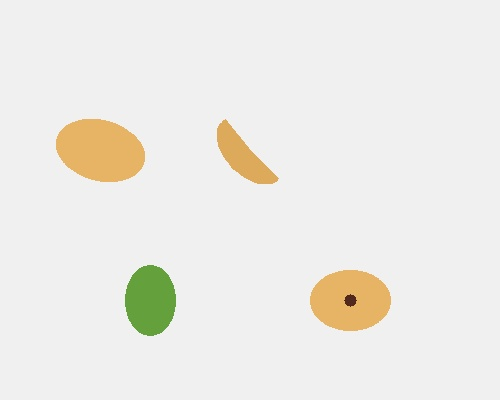
#> input picture uploads/test_tray.jpg, 500 x 400 px
$ python -i segmentation.py   (imports and definitions only)
#> lines starting #> are read from the running program, lines starting #| are printed output that depends on the picture; after the words box and inside, x2 and y2 are one past the last pixel; in counts of white or black regions, pixels touching at a corner belong together
#> further down, picture is the input picture: shape (400, 500, 3); mean B, G, R 230.4, 235.7, 237.4
"""
SeedSense AI - Computer Vision & Segmentation Pipeline
Uses OpenCV Denoising, Thresholding, Morphology, Distance Transform, and Watershed Segmentation.
"""

import cv2
import numpy as np

def preprocess_image(img_bgr, target_size=None):
    """
    Applies Gaussian blurring and Denoising to clean input seed images.
    """
    if target_size is not None:
        img_bgr = cv2.resize(img_bgr, target_size)
    denoised = cv2.GaussianBlur(img_bgr, (5, 5), 0)
    return denoised

def segment_seeds(img_bgr, min_area=600, max_area=150000):
    """
    Performs Watershed & Adaptive Contour Segmentation to extract individual seeds.
    Intelligently handles single-seed uploads and multi-seed tray images without noise fragmentation.
    """
#> called with min_area = 600, max_area = 150000
    h, w = img_bgr.shape[:2]
#> h = 400; w = 500
    img_area = h * w
#> img_area = 200000
    annotated_img = img_bgr.copy()

    # Dynamic minimum area threshold (at least 0.3% of image area or 600 px)
    effective_min_area = max(min_area, int(0.003 * img_area))
#> effective_min_area = 600

    # Denoise
    blurred = cv2.GaussianBlur(img_bgr, (5, 5), 0)

    # Convert to Gray & LAB for robust thresholding
    gray = cv2.cvtColor(blurred, cv2.COLOR_BGR2GRAY)
    lab = cv2.cvtColor(blurred, cv2.COLOR_BGR2LAB)
#> lab: shape (400, 500, 3); mean of channels 0, 1, 2 238.2, 127.9, 131
    l_channel, a_channel, b_channel = cv2.split(lab)
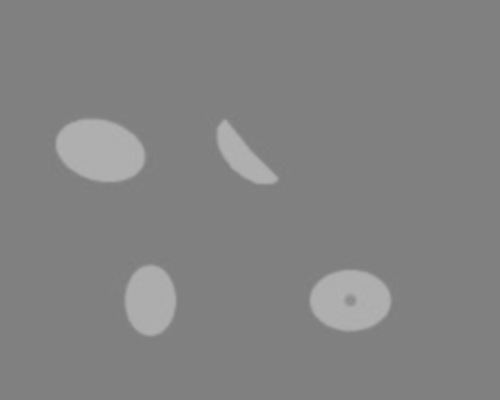
#> b_channel: shape (400, 500); min 125, max 178, mean 131

    # Otsu thresholding on Gray & b_channel
    _, thresh_gray = cv2.threshold(gray, 0, 255, cv2.THRESH_BINARY_INV + cv2.THRESH_OTSU)
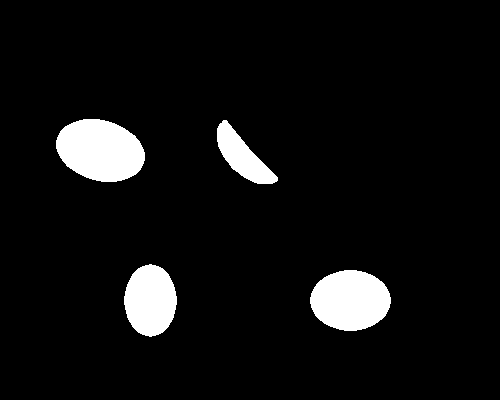
#> thresh_gray: shape (400, 500); 6.4% white; 4 white regions, box (x1, y1, x2, y2) and area: (56, 119, 145, 182) 4290, (310, 270, 391, 331) 3829, (124, 264, 177, 337) 2951, (217, 120, 278, 184) 1728
    _, thresh_b = cv2.threshold(b_channel, 0, 255, cv2.THRESH_BINARY + cv2.THRESH_OTSU)
#> thresh_b: shape (400, 500); 6.4% white; 4 white regions, box (x1, y1, x2, y2) and area: (56, 119, 145, 182) 4350, (310, 270, 391, 331) 3822, (125, 265, 176, 336) 2829, (217, 120, 278, 184) 1729

    # Combine binary masks
    combined_thresh = cv2.bitwise_or(thresh_gray, thresh_b)
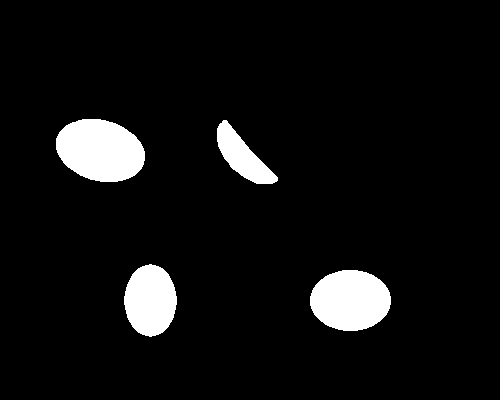
#> combined_thresh: shape (400, 500); 6.5% white; 4 white regions, box (x1, y1, x2, y2) and area: (56, 119, 145, 182) 4350, (310, 270, 391, 331) 3884, (124, 264, 177, 337) 2951, (217, 120, 278, 184) 1731

    # If the background is light, invert if necessary
    if np.mean(combined_thresh) > 127:
        combined_thresh = cv2.bitwise_not(combined_thresh)

    # Morphological Opening to remove small noise
    kernel = cv2.getStructuringElement(cv2.MORPH_ELLIPSE, (5, 5))
    opening = cv2.morphologyEx(combined_thresh, cv2.MORPH_OPEN, kernel, iterations=2)
#> opening: shape (400, 500); 6.4% white; 4 white regions

    seed_crops = []

    # Find contours
    contours, _ = cv2.findContours(opening, cv2.RETR_EXTERNAL, cv2.CHAIN_APPROX_SIMPLE)
#> contours = 4 contours; box (x1, y1, x2, y2) and area: (56, 119, 145, 182) 4240, (310, 270, 391, 331) 3779, (124, 264, 177, 337) 2862, (217, 121, 277, 184) 1638

    valid_contours = []
    for c in contours:
        area = cv2.contourArea(c)
        if area < effective_min_area or area > max_area:
            continue

        x, y, bw, bh = cv2.boundingRect(c)

        # Filter out border artifacts (contours touching extreme edges of the image)
        if x <= 3 or y <= 3 or (x + bw) >= w - 3 or (y + bh) >= h - 3:
            # If contour covers > 20% of image area, it's the main seed, not a border artifact
            if area < 0.20 * img_area:
                continue

        valid_contours.append((area, c, (x, y, bw, bh)))
#> this loop made 4 passes
#> (area, x, y, bw, bh) on passes 1 to 4: (3779, 310, 270, 81, 61), (2862, 124, 264, 53, 73), (1638.5, 217, 121, 60, 63), (4240, 56, 119, 89, 63)
#> after the loop, valid_contours = 4 items

    # Sort by area descending
    valid_contours.sort(key=lambda item: item[0], reverse=True)

    # Check if this is a Single Seed Image (main contour covers >= 15% of image area or <= 1 valid contour)
    if len(valid_contours) <= 1 or (valid_contours and valid_contours[0][0] >= 0.15 * img_area):
        # Single seed mode: return full image or single clean crop
        if valid_contours:
            _, _, (x, y, bw, bh) = valid_contours[0]
            pad = 10
            x1, y1 = max(0, x - pad), max(0, y - pad)
            x2, y2 = min(w, x + bw + pad), min(h, y + bh + pad)
            crop = img_bgr[y1:y2, x1:x2]
            mask_crop = opening[y1:y2, x1:x2]
            seed_crops.append({
                'id': 0,
                'crop': crop if crop.size > 0 else img_bgr,
                'bbox': (x1, y1, x2 - x1, y2 - y1),
                'mask': mask_crop
            })
        else:
            seed_crops.append({
                'id': 0,
                'crop': img_bgr,
                'bbox': (0, 0, w, h),
                'mask': opening
            })
    else:
        # Multi-seed Tray mode
        idx = 0
        for area, c, (x, y, bw, bh) in valid_contours:
            pad = 5
            x1, y1 = max(0, x - pad), max(0, y - pad)
            x2, y2 = min(w, x + bw + pad), min(h, y + bh + pad)

            crop = img_bgr[y1:y2, x1:x2]
            if crop.shape[0] < 15 or crop.shape[1] < 15:
                continue

            mask_crop = opening[y1:y2, x1:x2]
            seed_crops.append({
                'id': idx,
                'crop': crop,
                'bbox': (x1, y1, x2 - x1, y2 - y1),
                'mask': mask_crop
            })
            idx += 1
#> this loop made 4 passes
#> (area, x, y, bw, bh, x1, y1, x2) on passes 1 to 4: (4240, 56, 119, 89, 63, 51, 114, 150), (3779, 310, 270, 81, 61, 305, 265, 396), (2862, 124, 264, 53, 73, 119, 259, 182), (1638.5, 217, 121, 60, 63, 212, 116, 282)
#> pass 1, in segment_seeds, `crop = img_bgr[y1:y2, x1:x2]`:
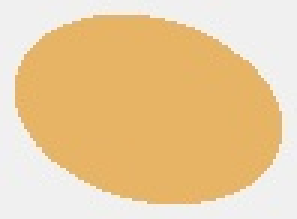
#> crop: shape (73, 99, 3) (shown 3 times larger); mean B, G, R 156.3, 203.8, 234.5
#> pass 1, in segment_seeds, `mask_crop = opening[y1:y2, x1:x2]`:
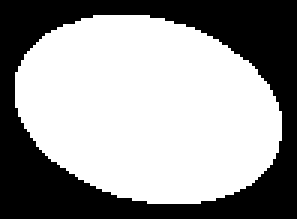
#> mask_crop: shape (73, 99) (shown 3 times larger); 60.2% white; 1 black region, box (x1, y1, x2, y2) and area: (0, 0, 99, 73) 2878
#> pass 2, in segment_seeds, `crop = img_bgr[y1:y2, x1:x2]`:
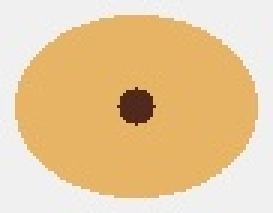
#> crop: shape (71, 91, 3) (shown 3 times larger); mean B, G, R 155.2, 201.3, 231.8
#> pass 2, in segment_seeds, `mask_crop = opening[y1:y2, x1:x2]`:
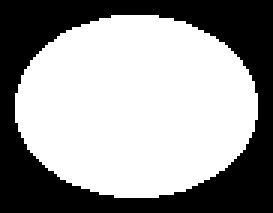
#> mask_crop: shape (71, 91) (shown 3 times larger); 60.1% white; 1 black region, box (x1, y1, x2, y2) and area: (0, 0, 91, 71) 2581
#> after the loop, idx = 4; seed_crops = 4 items

    if len(seed_crops) == 0:
        seed_crops.append({
            'id': 0,
            'crop': img_bgr,
            'bbox': (0, 0, w, h),
            'mask': opening
        })

    return seed_crops, annotated_img

>>> import cv2
>>> picture = cv2.imread('../uploads/test_tray.jpg')
>>> result = segment_seeds(picture)
